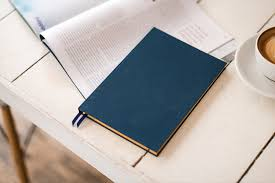
#> input picture opencv/finding books/example.jpg, 275 x 183 px
$ python tran1.py
#> lines starting #> are read from the running program, lines starting #| are printed output that depends on the picture; after the words box and inside, x2 and y2 are one past the last pixel; in counts of white or black regions, pixels touching at a corner belong together
# -*- coding: utf-8 -*-
# импортируйте необходимые пакеты
import numpy as np
import cv2

# загрузите изображение, смените цвет на оттенки серого и уменьшите резкость
image = cv2.imread("example.jpg")
#> image is the input picture: shape (183, 275, 3); mean B, G, R 170.1, 173.2, 178.4
gray = cv2.cvtColor(image, cv2.COLOR_BGR2GRAY)
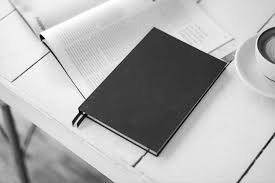
#> gray: shape (183, 275); min 1, max 255, mean 174.4
gray = cv2.GaussianBlur(gray, (15, 15), 0)
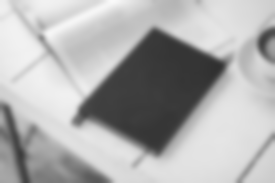
#> gray: shape (183, 275); min 48, max 249, mean 174.4
cv2.imwrite("gray.jpg", gray)


# распознавание контуров
edged = cv2.Canny(gray, 100, 200)
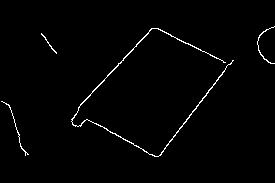
#> edged: shape (183, 275); 1.4% white in thin lines or dots, all inside (x1, y1, x2, y2) = (1, 26, 275, 157)
cv2.imwrite("edged.jpg", edged)


# создайте и примените закрытие
kernel = cv2.getStructuringElement(cv2.MORPH_RECT, (5, 5))
closed = cv2.morphologyEx(edged, cv2.MORPH_CLOSE, kernel)
#> closed: shape (183, 275); 1.5% white in thin lines or dots, all inside (x1, y1, x2, y2) = (0, 26, 275, 157)
cv2.imwrite("closed.jpg", closed)

# найдите контуры в изображении и подсчитайте количество книг
cnts = cv2.findContours(closed.copy(), cv2.RETR_EXTERNAL, cv2.CHAIN_APPROX_SIMPLE)[1]
#> cnts = 4 contours, 2 with area under 20; largest, box (x1, y1, x2, y2) and area: (71, 28, 234, 157) 10440, (257, 26, 275, 64) 22
total = 0

# цикл по контурам
for c in cnts:
    # аппроксимируем (сглаживаем) контур
    peri = cv2.arcLength(c, True)
    approx = cv2.approxPolyDP(c, 0.02 * peri, True)

    # если у контура 4 вершины, предполагаем, что это книга
    if len(approx) == 4:
        cv2.drawContours(image, [approx], -1, (0, 255, 0), 4)
        total += 1
#> this loop made 4 passes
#> (peri, approx, total) on pass 3: (462.1, [[151, 28], [71, 121], [158, 156], [233, 60]], 1)
#> peri on passes 1, 4: 137.6, 114.8
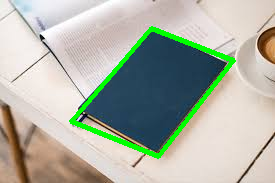
#> image: shape (183, 275, 3); 3.99% of pixels changed, all inside (x1, y1, x2, y2) = (69, 26, 236, 159)
#> after the loop, total = 1

# показываем результирующее изображение
print("Я нашёл {0} книг на этой картинке".format(total))
#| Я нашёл 1 книг на этой картинке

x = image.shape[1]
#> x = 275
y = image.shape[0]
#> y = 183

print(x)
#| 275
print(y)
#| 183

cv2.imwrite("output.jpg", image)
cv2.imshow("output.jpg", image)
cv2.waitKey(0)
cv2.destroyAllWindows()
